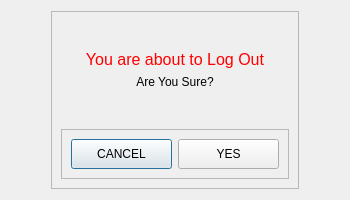
<?xml version="1.0" encoding="UTF-8"?>
<ui version="4.0">
 <class>Alert</class>
 <widget class="QDialog" name="Alert">
  <property name="geometry">
   <rect>
    <x>0</x>
    <y>0</y>
    <width>350</width>
    <height>200</height>
   </rect>
  </property>
  <property name="maximumSize">
   <size>
    <width>350</width>
    <height>200</height>
   </size>
  </property>
  <property name="windowTitle">
   <string>Dialog</string>
  </property>
  <layout class="QHBoxLayout" name="horizontalLayout">
   <item>
    <spacer name="horizontalSpacer">
     <property name="orientation">
      <enum>Qt::Horizontal</enum>
     </property>
     <property name="sizeType">
      <enum>QSizePolicy::Fixed</enum>
     </property>
     <property name="sizeHint" stdset="0">
      <size>
       <width>40</width>
       <height>20</height>
      </size>
     </property>
    </spacer>
   </item>
   <item>
    <widget class="QFrame" name="frame">
     <property name="frameShape">
      <enum>QFrame::StyledPanel</enum>
     </property>
     <property name="frameShadow">
      <enum>QFrame::Raised</enum>
     </property>
     <layout class="QVBoxLayout" name="verticalLayout">
      <item>
       <widget class="QLabel" name="msg">
        <property name="font">
         <font>
          <pointsize>12</pointsize>
         </font>
        </property>
        <property name="styleSheet">
         <string notr="true">color: red;</string>
        </property>
        <property name="text">
         <string>You are about to Log Out</string>
        </property>
        <property name="alignment">
         <set>Qt::AlignBottom|Qt::AlignHCenter</set>
        </property>
       </widget>
      </item>
      <item>
       <widget class="QLabel" name="label">
        <property name="text">
         <string>Are You Sure?</string>
        </property>
        <property name="alignment">
         <set>Qt::AlignHCenter|Qt::AlignTop</set>
        </property>
       </widget>
      </item>
      <item>
       <widget class="QFrame" name="frame_2">
        <property name="sizePolicy">
         <sizepolicy hsizetype="Preferred" vsizetype="Maximum">
          <horstretch>0</horstretch>
          <verstretch>0</verstretch>
         </sizepolicy>
        </property>
        <property name="frameShape">
         <enum>QFrame::StyledPanel</enum>
        </property>
        <property name="frameShadow">
         <enum>QFrame::Raised</enum>
        </property>
        <layout class="QHBoxLayout" name="horizontalLayout_3">
         <item>
          <widget class="QPushButton" name="CANCEL">
           <property name="minimumSize">
            <size>
             <width>0</width>
             <height>30</height>
            </size>
           </property>
           <property name="baseSize">
            <size>
             <width>0</width>
             <height>1</height>
            </size>
           </property>
           <property name="styleSheet">
            <string notr="true"/>
           </property>
           <property name="text">
            <string>CANCEL</string>
           </property>
          </widget>
         </item>
         <item>
          <widget class="QPushButton" name="YES">
           <property name="minimumSize">
            <size>
             <width>0</width>
             <height>30</height>
            </size>
           </property>
           <property name="text">
            <string>YES</string>
           </property>
          </widget>
         </item>
        </layout>
       </widget>
      </item>
     </layout>
    </widget>
   </item>
   <item>
    <spacer name="horizontalSpacer_2">
     <property name="orientation">
      <enum>Qt::Horizontal</enum>
     </property>
     <property name="sizeType">
      <enum>QSizePolicy::Fixed</enum>
     </property>
     <property name="sizeHint" stdset="0">
      <size>
       <width>40</width>
       <height>20</height>
      </size>
     </property>
    </spacer>
   </item>
  </layout>
 </widget>
 <resources/>
 <connections/>
</ui>
